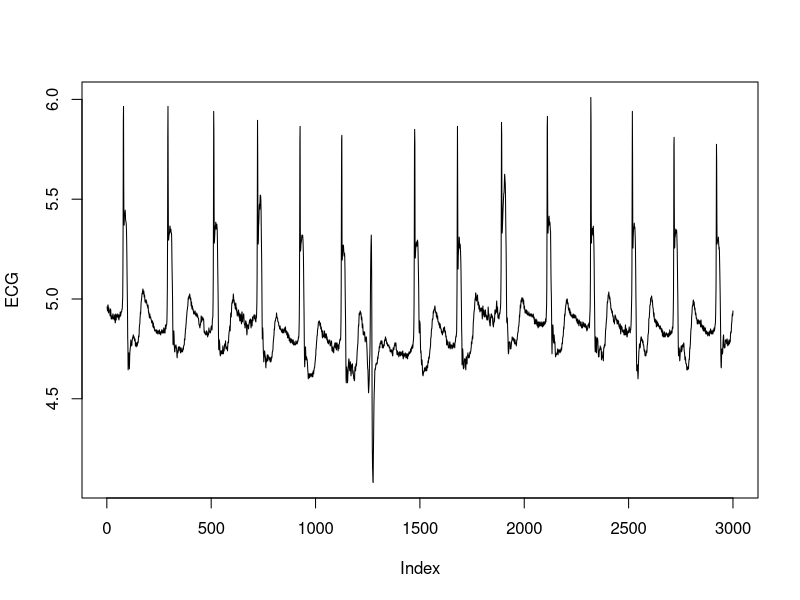
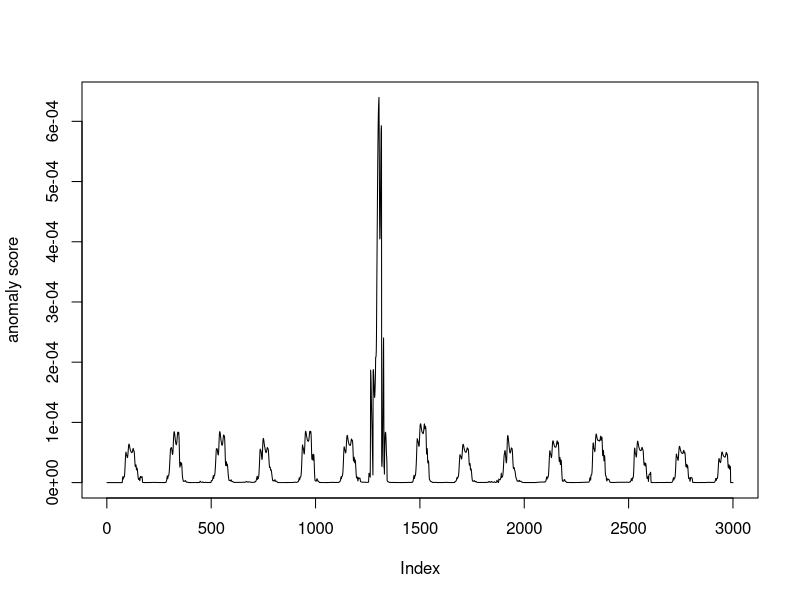

Source code (R) for these figures, in order:
# 特異スペクトル変換法を用いて変化度を計算

# Keogh らによる心電図データ
# http://www.cs.ucr.edu/~eamonn/discords/qtdbsel102.txt
# http://www.cs.ucr.edu/~eamonn/discords/
dt <- read.table(file = "data/qtdbsel102.txt")
xi <- dt[3001:6000, 2]
# 検証データ部分を図示
plot(xi, ylab = "ECG", type = "l")

w <- 50 # 窓幅w
m <- 2 # パターン数m
k <- w / 2 # 履歴行列の列サイズk
L <- k / 2 # ラグL
Tt <- length(xi)
score <- rep(0, Tt) # 変化度の入れ物

for (t in (w + k):(Tt - L  + 1)) {
  tstart <- t - w - k + 1 # 左の行列の範囲
  tend <- t - 1
  X1 <- t(embed(xi[tstart:tend], w)) # 部分時系列を並べた行列を作成
  X1 <- X1[w:1, ] # 時間の順序を逆にする
  
  tstart <- t - w - k + 1 + L # 右の行列の範囲
  tend <- t - 1 + L
  X2 <- t(embed(xi[tstart:tend], w))
  X2 <- X2[w:1, ]
  
  U1 <- svd(X1)$u[, 1:m] # X1 の特異値分解
  U2 <- svd(X2)$u[, 1:m] # X2 の特異値分解
  sig1 <- svd(t(U1) %*% U2)$d[1] # 部分空間同士の重なり度合い
  score[t] <- 1 - sig1 ^ 2 # 変化度の計算
}

# 異常度の図示
plot(score, ylab = "anomaly score", type = "l")
